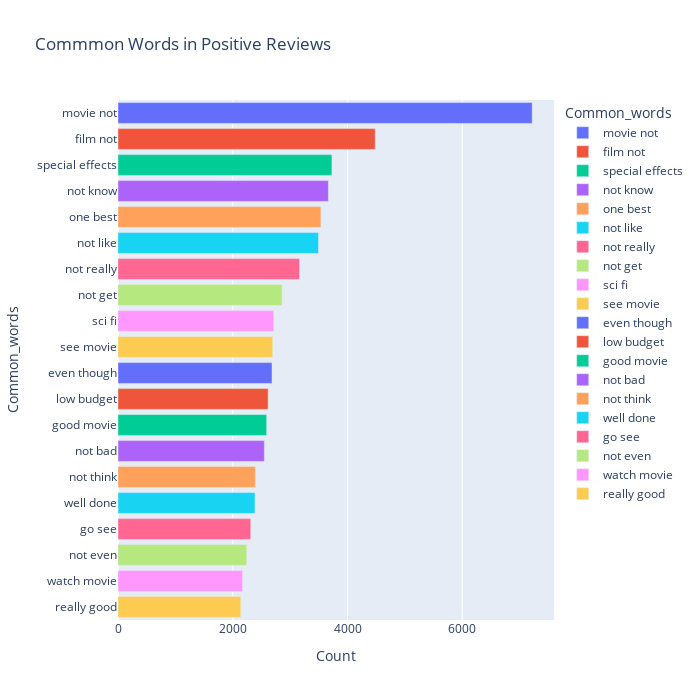

Write notebook code for a chart like this one.
### Markdown cell above
### 2. Bigram

### Code cell
most_common_uni = get_top_text_ngrams(df.Reviews_clean[df['Ratings']>=7],20,2)
most_common_uni = dict(most_common_uni)
temp = pd.DataFrame(columns = ["Common_words" , 'Count'])
temp["Common_words"] = list(most_common_uni.keys())
temp["Count"] = list(most_common_uni.values())
fig = px.bar(temp, x="Count", y="Common_words", title='Commmon Words in Positive Reviews', orientation='h', 
             width=700, height=700,color='Common_words')
fig.show()

### Figure 1 — Plotly figure (JSON) as saved in the notebook; plotly's stock layout.template omitted (floating-point values rounded to 4 significant figures)
{"data": [{"alignmentgroup": "True", "hovertemplate": "Common_words=%{y}<br>Count=%{x}<extra></extra>", "legendgroup": "movie not", "marker": {"color": "#636efa", "pattern": {"shape": ""}}, "name": "movie not", "offsetgroup": "movie not", "orientation": "h", "showlegend": true, "textposition": "auto", "type": "bar", "x": [7219], "xaxis": "x", "y": ["movie not"], "yaxis": "y"}, {"alignmentgroup": "True", "hovertemplate": "Common_words=%{y}<br>Count=%{x}<extra></extra>", "legendgroup": "film not", "marker": {"color": "#EF553B", "pattern": {"shape": ""}}, "name": "film not", "offsetgroup": "film not", "orientation": "h", "showlegend": true, "textposition": "auto", "type": "bar", "x": [4483], "xaxis": "x", "y": ["film not"], "yaxis": "y"}, {"alignmentgroup": "True", "hovertemplate": "Common_words=%{y}<br>Count=%{x}<extra></extra>", "legendgroup": "special effects", "marker": {"color": "#00cc96", "pattern": {"shape": ""}}, "name": "special effects", "offsetgroup": "special effects", "orientation": "h", "showlegend": true, "textposition": "auto", "type": "bar", "x": [3729], "xaxis": "x", "y": ["special effects"], "yaxis": "y"}, {"alignmentgroup": "True", "hovertemplate": "Common_words=%{y}<br>Count=%{x}<extra></extra>", "legendgroup": "not know", "marker": {"color": "#ab63fa", "pattern": {"shape": ""}}, "name": "not know", "offsetgroup": "not know", "orientation": "h", "showlegend": true, "textposition": "auto", "type": "bar", "x": [3667], "xaxis": "x", "y": ["not know"], "yaxis": "y"}, {"alignmentgroup": "True", "hovertemplate": "Common_words=%{y}<br>Count=%{x}<extra></extra>", "legendgroup": "one best", "marker": {"color": "#FFA15A", "pattern": {"shape": ""}}, "name": "one best", "offsetgroup": "one best", "orientation": "h", "showlegend": true, "textposition": "auto", "type": "bar", "x": [3536], "xaxis": "x", "y": ["one best"], "yaxis": "y"}, {"alignmentgroup": "True", "hovertemplate": "Common_words=%{y}<br>Count=%{x}<extra></extra>", "legendgroup": "not like", "marker": {"color": "#19d3f3", "pattern": {"shape": ""}}, "name": "not like", "offsetgroup": "not like", "orientation": "h", "showlegend": true, "textposition": "auto", "type": "bar", "x": [3494], "xaxis": "x", "y": ["not like"], "yaxis": "y"}, {"alignmentgroup": "True", "hovertemplate": "Common_words=%{y}<br>Count=%{x}<extra></extra>", "legendgroup": "not really", "marker": {"color": "#FF6692", "pattern": {"shape": ""}}, "name": "not really", "offsetgroup": "not really", "orientation": "h", "showlegend": true, "textposition": "auto", "type": "bar", "x": [3165], "xaxis": "x", "y": ["not really"], "yaxis": "y"}, {"alignmentgroup": "True", "hovertemplate": "Common_words=%{y}<br>Count=%{x}<extra></extra>", "legendgroup": "not get", "marker": {"color": "#B6E880", "pattern": {"shape": ""}}, "name": "not get", "offsetgroup": "not get", "orientation": "h", "showlegend": true, "textposition": "auto", "type": "bar", "x": [2860], "xaxis": "x", "y": ["not get"], "yaxis": "y"}, {"alignmentgroup": "True", "hovertemplate": "Common_words=%{y}<br>Count=%{x}<extra></extra>", "legendgroup": "sci fi", "marker": {"color": "#FF97FF", "pattern": {"shape": ""}}, "name": "sci fi", "offsetgroup": "sci fi", "orientation": "h", "showlegend": true, "textposition": "auto", "type": "bar", "x": [2715], "xaxis": "x", "y": ["sci fi"], "yaxis": "y"}, {"alignmentgroup": "True", "hovertemplate": "Common_words=%{y}<br>Count=%{x}<extra></extra>", "legendgroup": "see movie", "marker": {"color": "#FECB52", "pattern": {"shape": ""}}, "name": "see movie", "offsetgroup": "see movie", "orientation": "h", "showlegend": true, "textposition": "auto", "type": "bar", "x": [2697], "xaxis": "x", "y": ["see movie"], "yaxis": "y"}, {"alignmentgroup": "True", "hovertemplate": "Common_words=%{y}<br>Count=%{x}<extra></extra>", "legendgroup": "even though", "marker": {"color": "#636efa", "pattern": {"shape": ""}}, "name": "even though", "offsetgroup": "even though", "orientation": "h", "showlegend": true, "textposition": "auto", "type": "bar", "x": [2684], "xaxis": "x", "y": ["even though"], "yaxis": "y"}, {"alignmentgroup": "True", "hovertemplate": "Common_words=%{y}<br>Count=%{x}<extra></extra>", "legendgroup": "low budget", "marker": {"color": "#EF553B", "pattern": {"shape": ""}}, "name": "low budget", "offsetgroup": "low budget", "orientation": "h", "showlegend": true, "textposition": "auto", "type": "bar", "x": [2617], "xaxis": "x", "y": ["low budget"], "yaxis": "y"}, {"alignmentgroup": "True", "hovertemplate": "Common_words=%{y}<br>Count=%{x}<extra></extra>", "legendgroup": "good movie", "marker": {"color": "#00cc96", "pattern": {"shape": ""}}, "name": "good movie", "offsetgroup": "good movie", "orientation": "h", "showlegend": true, "textposition": "auto", "type": "bar", "x": [2591], "xaxis": "x", "y": ["good movie"], "yaxis": "y"}, {"alignmentgroup": "True", "hovertemplate": "Common_words=%{y}<br>Count=%{x}<extra></extra>", "legendgroup": "not bad", "marker": {"color": "#ab63fa", "pattern": {"shape": ""}}, "name": "not bad", "offsetgroup": "not bad", "orientation": "h", "showlegend": true, "textposition": "auto", "type": "bar", "x": [2551], "xaxis": "x", "y": ["not bad"], "yaxis": "y"}, {"alignmentgroup": "True", "hovertemplate": "Common_words=%{y}<br>Count=%{x}<extra></extra>", "legendgroup": "not think", "marker": {"color": "#FFA15A", "pattern": {"shape": ""}}, "name": "not think", "offsetgroup": "not think", "orientation": "h", "showlegend": true, "textposition": "auto", "type": "bar", "x": [2394], "xaxis": "x", "y": ["not think"], "yaxis": "y"}, {"alignmentgroup": "True", "hovertemplate": "Common_words=%{y}<br>Count=%{x}<extra></extra>", "legendgroup": "well done", "marker": {"color": "#19d3f3", "pattern": {"shape": ""}}, "name": "well done", "offsetgroup": "well done", "orientation": "h", "showlegend": true, "textposition": "auto", "type": "bar", "x": [2388], "xaxis": "x", "y": ["well done"], "yaxis": "y"}, {"alignmentgroup": "True", "hovertemplate": "Common_words=%{y}<br>Count=%{x}<extra></extra>", "legendgroup": "go see", "marker": {"color": "#FF6692", "pattern": {"shape": ""}}, "name": "go see", "offsetgroup": "go see", "orientation": "h", "showlegend": true, "textposition": "auto", "type": "bar", "x": [2314], "xaxis": "x", "y": ["go see"], "yaxis": "y"}, {"alignmentgroup": "True", "hovertemplate": "Common_words=%{y}<br>Count=%{x}<extra></extra>", "legendgroup": "not even", "marker": {"color": "#B6E880", "pattern": {"shape": ""}}, "name": "not even", "offsetgroup": "not even", "orientation": "h", "showlegend": true, "textposition": "auto", "type": "bar", "x": [2243], "xaxis": "x", "y": ["not even"], "yaxis": "y"}, {"alignmentgroup": "True", "hovertemplate": "Common_words=%{y}<br>Count=%{x}<extra></extra>", "legendgroup": "watch movie", "marker": {"color": "#FF97FF", "pattern": {"shape": ""}}, "name": "watch movie", "offsetgroup": "watch movie", "orientation": "h", "showlegend": true, "textposition": "auto", "type": "bar", "x": [2171], "xaxis": "x", "y": ["watch movie"], "yaxis": "y"}, {"alignmentgroup": "True", "hovertemplate": "Common_words=%{y}<br>Count=%{x}<extra></extra>", "legendgroup": "really good", "marker": {"color": "#FECB52", "pattern": {"shape": ""}}, "name": "really good", "offsetgroup": "really good", "orientation": "h", "showlegend": true, "textposition": "auto", "type": "bar", "x": [2140], "xaxis": "x", "y": ["really good"], "yaxis": "y"}], "layout": {"barmode": "relative", "height": 700, "legend": {"title": {"text": "Common_words"}, "tracegroupgap": 0}, "title": {"text": "Commmon Words in Positive Reviews"}, "width": 700, "xaxis": {"anchor": "y", "autorange": true, "domain": [0, 1], "range": [0, 7599.0], "title": {"text": "Count"}, "type": "linear"}, "yaxis": {"anchor": "x", "autorange": true, "categoryarray": ["really good", "watch movie", "not even", "go see", "well done", "not think", "not bad", "good movie", "low budget", "even though", "see movie", "sci fi", "not get", "not really", "not like", "one best", "not know", "special effects", "film not", "movie not"], "categoryorder": "array", "domain": [0, 1], "range": [-0.5, 19.5], "title": {"text": "Common_words"}, "type": "category"}}}
